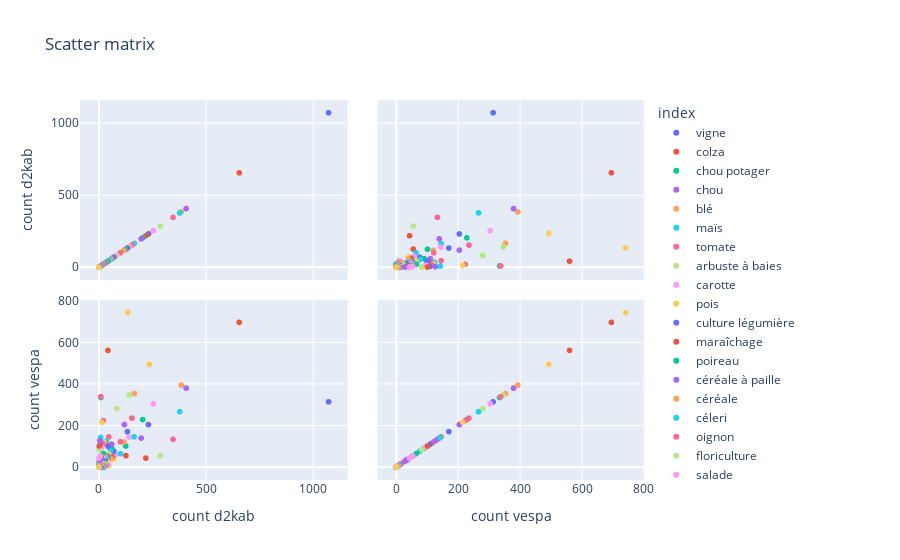

Here is the notebook cell this chart was saved with:
### Code cell
scatter_matrix(df = result, list_of_dimensions = ["count_d2kab", "count_vespa"])
